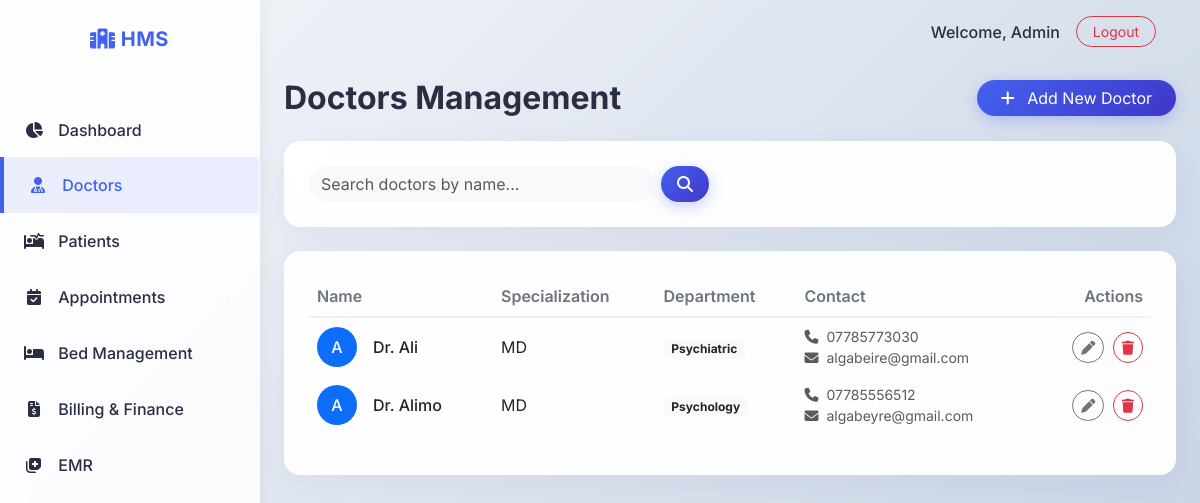
Screenshot of /doctors/ (signed in) with the database file from the repository.
### models.py (models this page shows)
class Doctor(db.Model):
    id = db.Column(db.Integer, primary_key=True)
    name = db.Column(db.String(100), nullable=False)
    specialization = db.Column(db.String(100), nullable=False)
    phone = db.Column(db.String(20))
    email = db.Column(db.String(120))
    department = db.Column(db.String(100))
    patients = db.relationship('Patient', backref='doctor', lazy='dynamic')
    appointments = db.relationship('Appointment', backref='doctor', lazy='dynamic')
    medical_records = db.relationship('MedicalRecord', backref='doctor', lazy='dynamic')

### routes/doctors.py (the view)
@doctors_bp.route('/')
@login_required
def list_doctors():
    search = request.args.get('search')
    if search:
        doctors = Doctor.query.filter(Doctor.name.ilike(f'%{search}%')).all()
    else:
        doctors = Doctor.query.all()
    return render_template('doctors.html', doctors=doctors)

### app.py (called while the page is built)
@login_manager.user_loader
def load_user(user_id):
    return User.query.get(int(user_id))

### templates/doctors.html
{% extends "base.html" %}
{% block content %}
<div class="d-flex justify-content-between align-items-center mb-4">
    <h2 class="fw-bold mb-0">Doctors Management</h2>
    <a href="{{ url_for('doctors.add_doctor') }}" class="btn btn-primary rounded-pill px-4">
        <i class="fa-solid fa-plus me-2"></i> Add New Doctor
    </a>
</div>
<div class="card glass p-4 mb-4">
    <form method="GET" action="{{ url_for('doctors.list_doctors') }}" class="d-flex gap-2 mb-0" style="max-width: 400px;">
        <input type="text" name="search" class="form-control rounded-pill bg-light border-0" placeholder="Search doctors by name..." value="{{ request.args.get('search', '') }}">
        <button type="submit" class="btn btn-primary rounded-pill px-3"><i class="fa-solid fa-search"></i></button>
    </form>
</div>
<div class="card glass p-4">
    <div class="table-responsive">
        <table class="table table-hover table-borderless">
            <thead>
                <tr>
                    <th>Name</th>
                    <th>Specialization</th>
                    <th>Department</th>
                    <th>Contact</th>
                    <th class="text-end">Actions</th>
                </tr>
            </thead>
            <tbody>
                {% for doctor in doctors %}
                <tr>
                    <td class="fw-medium">
                        <div class="d-flex align-items-center">
                            <div class="bg-primary text-white rounded-circle d-flex justify-content-center align-items-center me-3" style="width: 40px; height: 40px;">
                                {{ doctor.name[0] }}
                            </div>
                            Dr. {{ doctor.name }}
                        </div>
                    </td>
                    <td>{{ doctor.specialization }}</td>
                    <td><span class="badge bg-light text-dark">{{ doctor.department }}</span></td>
                    <td>
                        <div class="small text-muted"><i class="fa-solid fa-phone me-1"></i> {{ doctor.phone }}</div>
                        <div class="small text-muted"><i class="fa-solid fa-envelope me-1"></i> {{ doctor.email }}</div>
                    </td>
                    <td class="text-end">
                        <a href="{{ url_for('doctors.edit_doctor', id=doctor.id) }}" class="btn btn-sm btn-outline-secondary rounded-pill me-1"><i class="fa-solid fa-pen"></i></a>
                        <form action="{{ url_for('doctors.delete_doctor', id=doctor.id) }}" method="POST" class="d-inline">
                            <button type="submit" class="btn btn-sm btn-outline-danger rounded-pill" onclick="return confirm('Are you sure you want to delete this doctor?');"><i class="fa-solid fa-trash"></i></button>
                        </form>
                    </td>
                </tr>
                {% else %}
                <tr>
                    <td colspan="5" class="text-center py-4 text-muted">No doctors found.</td>
                </tr>
                {% endfor %}
            </tbody>
        </table>
    </div>
</div>
{% endblock %}

### static/css/style.css (style rules this page uses)
:root { --primary-color: #4361ee; --secondary-color: #3f37c9; --accent-color: #4cc9f0; --bg-color: #f8f9fa; --text-main: #2b2d42; --text-muted: #6c757d; --sidebar-bg: rgba(255, 255, 255, 0.85); --card-bg: rgba(255, 255, 255, 0.95); }
body { font-family: 'Inter', sans-serif; background: linear-gradient(135deg, #f5f7fa 0%, #c3cfe2 100%); background-attachment: fixed; color: var(--text-main); min-height: 100vh; }
.glass { background: var(--card-bg); backdrop-filter: blur(10px); -webkit-backdrop-filter: blur(10px); border: 1px solid rgba(255, 255, 255, 0.3); border-radius: 1rem; box-shadow: 0 8px 32px rgba(31, 38, 135, 0.05); }
.btn-primary { background: linear-gradient(135deg, var(--primary-color), var(--secondary-color)); border: none; box-shadow: 0 4px 15px rgba(67, 97, 238, 0.3); transition: all 0.3s ease; }
.table { --bs-table-bg: transparent; }
.table th { font-weight: 600; color: var(--text-muted); border-bottom: 2px solid rgba(0,0,0,0.05); }
.table td { vertical-align: middle; }

### rows the page displays
Doctor: name "A", name "Ali", specialization "MD", department "Psychiatric", phone "07785773030", email "algabeire@gmail.com"
Doctor: name "A", name "Alimo", specialization "MD", department "Psychology", phone "07785556512", email "algabeyre@gmail.com"
